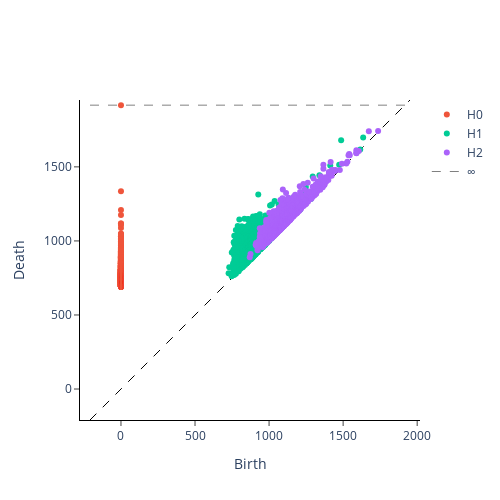

Notebook code for this chart:
### Code cell
import numpy as np
import os 
from gtda.diagrams import Amplitude, PersistenceEntropy, NumberOfPoints, ComplexPolynomial
from gtda.plotting import plot_heatmap, plot_point_cloud, plot_diagram
import pandas as pd
f = "./AVPEPUDEA0010PersistenceDiagram.csv"

persistence_diagrams = np.loadtxt(f,delimiter=",", dtype=np.float64, skiprows=1)

def tranformDataForGiotto(data):
    giottoFittedData = []
    for row in data:
        dimension = int(row[2])
        if(len(giottoFittedData) <= dimension):
           giottoFittedData.insert(dimension, [])
        if row[1] == np.inf:
            continue
            # row[1] = maxDistance 
        giottoFittedData[dimension].append(row)
    return [np.array(diagram) for diagram in giottoFittedData]
# giottoPersistenceDiagrams = tranformDataForGiotto(persistence_diagrams)

plot_diagram(persistence_diagrams)

### Figure 1 — Plotly figure (JSON) as saved in the notebook; plotly's stock layout.template omitted (floating-point values rounded to 4 significant figures; data arrays with more than 128 entries replaced by an {"elided": "..."} marker saying what was removed)
{"data": [{"hoverinfo": "none", "line": {"color": "black", "dash": "dash", "width": 1}, "mode": "lines", "showlegend": false, "type": "scatter", "x": [-209.1, 1952.0], "y": [-209.1, 1952.0]}, {"hoverinfo": "text", "hovertext": {"elided": "1691 str values"}, "mode": "markers", "name": "H0", "type": "scatter", "x": {"elided": "1691 int values"}, "y": {"elided": "1691 float values"}}, {"hoverinfo": "text", "hovertext": {"elided": "2020 str values"}, "mode": "markers", "name": "H1", "type": "scatter", "x": {"elided": "2020 float values"}, "y": {"elided": "2020 float values"}}, {"hoverinfo": "text", "hovertext": {"elided": "1244 str values"}, "mode": "markers", "name": "H2", "type": "scatter", "x": {"elided": "1244 float values"}, "y": {"elided": "1244 float values"}}, {"hoverinfo": "none", "line": {"color": "black", "dash": "dash", "width": 0.5}, "mode": "lines", "name": "∞", "showlegend": true, "type": "scatter", "x": [-209.1, 1952.0], "y": [1917.0, 1917.0]}], "layout": {"height": 500, "plot_bgcolor": "white", "width": 500, "xaxis": {"autorange": false, "exponentformat": "e", "linecolor": "black", "linewidth": 1, "mirror": false, "range": [-209.1, 1952.0], "showexponent": "all", "showline": true, "side": "bottom", "ticks": "outside", "title": {"text": "Birth"}, "type": "linear", "zeroline": true}, "yaxis": {"autorange": false, "exponentformat": "e", "linecolor": "black", "linewidth": 1, "mirror": false, "range": [-209.1, 1952.0], "scaleanchor": "x", "scaleratio": 1, "showexponent": "all", "showline": true, "side": "left", "ticks": "outside", "title": {"text": "Death"}, "type": "linear", "zeroline": true}}}
